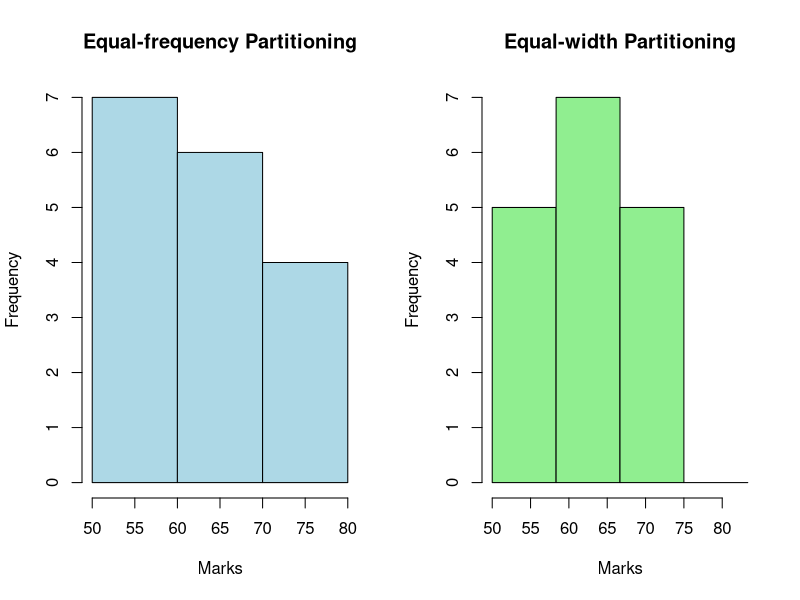

The R script that drew this image:
# Given data
marks <- c(55, 60, 71, 63, 55, 65, 50, 55, 58, 59, 61, 63, 65, 67, 71, 72, 75)

# (a) Equal-frequency (equi-depth) partitioning
equal_freq_bins <- cut(marks, breaks = 3, labels = FALSE)

# (b) Equal-width partitioning
min_mark <- min(marks)
max_mark <- max(marks)
width <- (max_mark - min_mark) / 3
equal_width_bins <- cut(marks, breaks = seq(min_mark, max_mark + width, by = width), labels = FALSE)

# Plotting histogram
par(mfrow = c(1, 2))
hist(marks, breaks = 3, main = "Equal-frequency Partitioning", xlab = "Marks", ylab = "Frequency", col = "lightblue", border = "black")

hist(marks, breaks = seq(min_mark, max_mark + width, by = width), main = "Equal-width Partitioning", xlab = "Marks", ylab = "Frequency", col = "lightgreen", border = "black")

# Reset plot layout
par(mfrow = c(1, 1))
